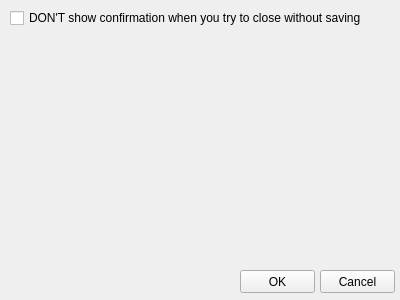
<?xml version="1.0" encoding="UTF-8"?>
<ui version="4.0">
 <class>SettingWindow</class>
 <widget class="QWidget" name="SettingWindow">
  <property name="geometry">
   <rect>
    <x>0</x>
    <y>0</y>
    <width>400</width>
    <height>300</height>
   </rect>
  </property>
  <property name="windowTitle">
   <string>Setting</string>
  </property>
  <widget class="QPushButton" name="okButton">
   <property name="geometry">
    <rect>
     <x>240</x>
     <y>270</y>
     <width>75</width>
     <height>23</height>
    </rect>
   </property>
   <property name="text">
    <string>OK</string>
   </property>
  </widget>
  <widget class="QPushButton" name="cancelButton">
   <property name="geometry">
    <rect>
     <x>320</x>
     <y>270</y>
     <width>75</width>
     <height>23</height>
    </rect>
   </property>
   <property name="text">
    <string>Cancel</string>
   </property>
  </widget>
  <widget class="QCheckBox" name="closeWithoutSaving">
   <property name="geometry">
    <rect>
     <x>10</x>
     <y>10</y>
     <width>400</width>
     <height>16</height>
    </rect>
   </property>
   <property name="text">
    <string>DON'T show confirmation when you try to close without saving</string>
   </property>
  </widget>
 </widget>
 <resources/>
 <connections/>
</ui>
